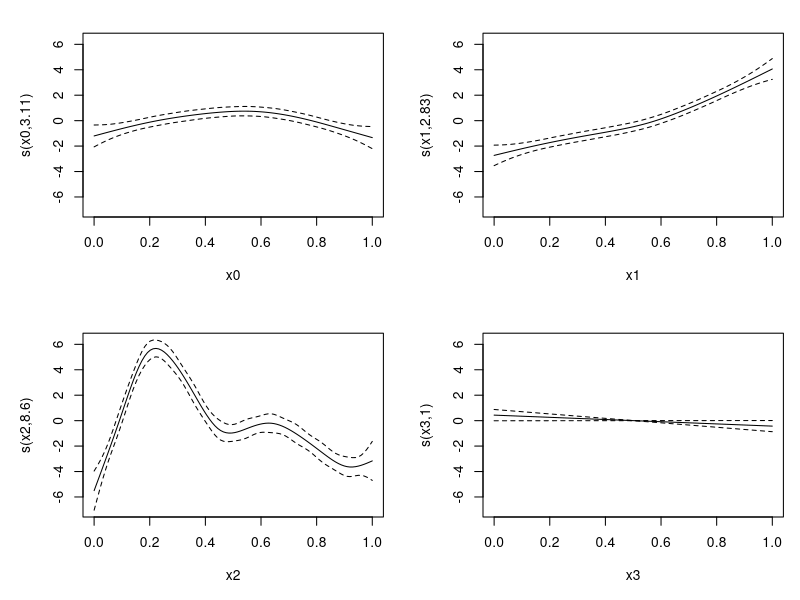
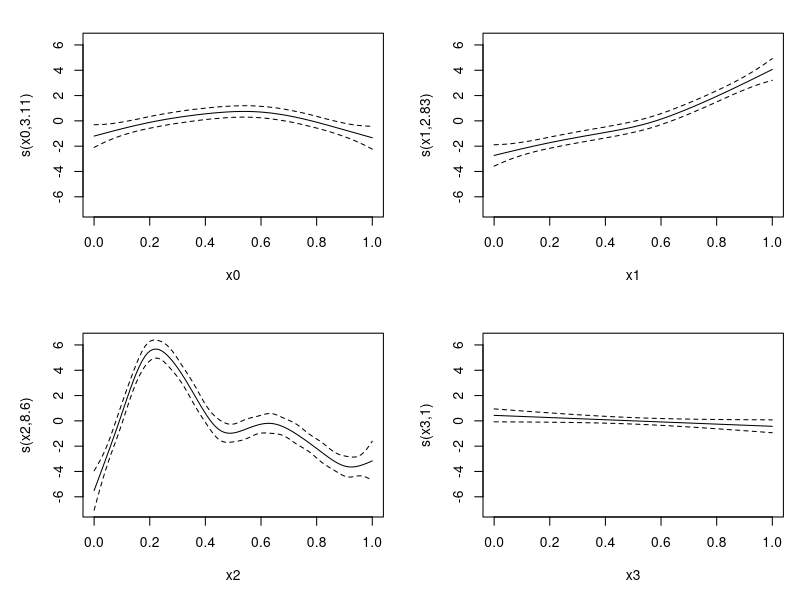

These charts were generated, in order, by the following R code:
library(mgcv)


### Name: bam
### Title: Generalized additive models for very large datasets
### Aliases: bam
### Keywords: models smooth regression

### ** Examples

library(mgcv)
## See help("mgcv-parallel") for using bam in parallel

## Sample sizes are small for fast run times.

set.seed(3)
dat <- gamSim(1,n=25000,dist="normal",scale=20)
bs <- "cr";k <- 12
b <- bam(y ~ s(x0,bs=bs)+s(x1,bs=bs)+s(x2,bs=bs,k=k)+
           s(x3,bs=bs),data=dat)
summary(b)
plot(b,pages=1,rug=FALSE)  ## plot smooths, but not rug
plot(b,pages=1,rug=FALSE,seWithMean=TRUE) ## `with intercept' CIs

## No test: 
 
ba <- bam(y ~ s(x0,bs=bs,k=k)+s(x1,bs=bs,k=k)+s(x2,bs=bs,k=k)+
            s(x3,bs=bs,k=k),data=dat,method="GCV.Cp") ## use GCV
summary(ba)
## End(No test)

## A Poisson example...

k <- 15
dat <- gamSim(1,n=21000,dist="poisson",scale=.1)

system.time(b1 <- bam(y ~ s(x0,bs=bs)+s(x1,bs=bs)+s(x2,bs=bs,k=k),
            data=dat,family=poisson()))
b1

## Similar using faster discrete method...

## No test: 
 
system.time(b2 <- bam(y ~ s(x0,bs=bs,k=k)+s(x1,bs=bs,k=k)+s(x2,bs=bs,k=k)+
            s(x3,bs=bs,k=k),data=dat,family=poisson(),discrete=TRUE))
b2
## End(No test)
